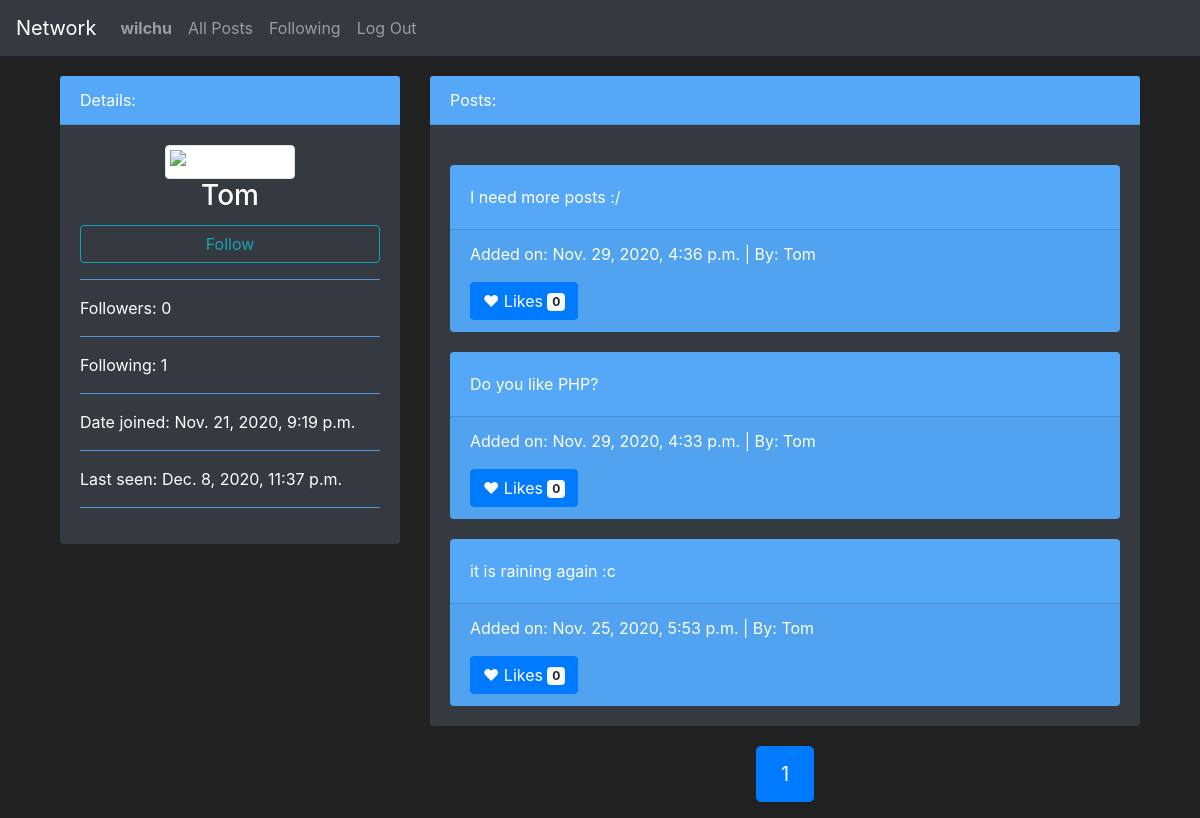
/profil/3 (signed in), run on the app's committed database.
### network/models.py (models this page shows, shortened)
class User(AbstractUser):
    followers = models.IntegerField(default=0)
    following = models.IntegerField(default=0)

class Posts(models.Model):
    post_owner = models.ForeignKey(User, on_delete=models.CASCADE, related_name="post_owner")
    post_content = models.CharField(max_length=2000)
    post_date = models.DateTimeField(auto_now_add=True)

### network/views.py (the view, shortened to what this page needs)
# urls.py: path("profil/<int:userID>", views.profil, name="profil"),
def profil(request, userID):
    try:
        get_user = User.objects.get(pk=int(userID))
    except ObjectDoesNotExist:
        return HttpResponseNotFound('<h1>User not found</h1>')
    if request.user.is_authenticated:
        follower = User.objects.get(pk=int(request.user.id))
        follow_object = Follows.objects.filter(follower = follower).filter(target = get_user)
        if follow_object:
            is_following = True
        else:
            is_following = False
    else:
        is_following = False
    all_posts = Posts.objects.all().filter(post_owner = get_user).order_by('-post_date')
    page = pagination(request, all_posts, 10)
    return render(request, 'network/profil.html', {
        'user_id': get_user.id,
        'user_nickname': get_user.username,
        'user_followers': get_user.followers,
        'user_following': get_user.following,
        'user_joined': get_user.date_joined,
        'user_seen': get_user.last_login,
        'user_posts': page,
        "follow_status": is_following,
        "user_likes": getAllLikes(request)
    })

### network/views.py (called while the page is built)
def pagination(request, data_object, results):
    paginator = Paginator(data_object, results)
    try:
        paginator_result = paginator.page(request.GET.get('page', 1))
    except EmptyPage:
        paginator_result = paginator.page(1)
    return paginator_result

def getAllLikes(request):
    if request.user.is_authenticated:
        all_likes = []
        likes = Likes.objects.all().filter(who_liked = request.user)
        for like in likes:
            all_likes.append(like.post.id)
        return all_likes
    else:
        return []

### network/templates/network/profil.html (shortened to what this page needs)
{% extends "network/layout.html" %}
{% block body %}
    <section>
        <div class="container">
            <div class="row">
                <div class="col-md-4">
                    <div class="card text-white bg-dark mb-3">
                        <div class="card-header">Details:</div>
                        <div class="card-body">
                          <div class="text-center">
                            <img src="https://cdn.pixabay.com/photo/2015/10/05/22/37/blank-profile-picture-973460_960_720.png" width="200px;"class="img-thumbnail" alt="Icon of a user">
                            <h3 class="card-title">{{ user_nickname }}</h3>
                          </div>
                          {% if user_nickname != user.username and user.is_authenticated %}
                            <form action="{% url 'profil' user_id %}" method="POST">
                              {% if follow_status == False %}
                                <button type="submit" name="action" value="follow" class="btn btn-outline-info btn-block">Follow</button>
                              {% else %}
                                <button type="submit" name="action" value="unfollow" class="btn btn-outline-info btn-block">Unfollow</button>
                              {% endif %}
                            </form>
                          {% endif %}
                          <hr>
                          <p class="card-text">Followers: {{ user_followers }}</p>
                          <hr>
                          <p class="card-text">Following: {{ user_following }}</p>
                          <hr>
                          <p class="card-text">Date joined: {{ user_joined }}</p>
                          <hr>
                          <p class="card-text">Last seen: {{ user_seen }}</p>
                          <hr>
                        </div>
                      </div>
                </div>
                <div class="col-md-8">
                    <div class="card text-white bg-dark mb-3">
                        <div class="card-header">Posts:</div>
                        <div class="card-body">
                           {% for post in user_posts %}
                              <div class="card bg-blue text-white">
                                <div class="card-body">
                                  <p class="card-text">{{ post.post_content }}</p>
                                </div>
                                <div class="card-footer">
                                  <p>Added on: {{ post.post_date }} | By: {{ post.post_owner }}</p>
                                  <button type="button" class="btn btn-primary like" data-postid="{{ post.id }}">
                                    {% if post.id in user_likes %}
                                      <span class="liked">&hearts;</span>
                                    {% else %}
                                    <span>&hearts;</span>
                                    {% endif %}
                                    Likes <span class="badge badge-light">{{ post.likes_set.count }}</span>
                                  </button>
                                </div>
                              </div>
                              {% empty %}
                              <h4>No posts to display yet.</h4>
                           {% endfor %}
                        </div>
                      </div>
                      <section style="margin-top: 20px;">
                        <nav aria-label="Posts pagination">
                          <ul class="pagination justify-content-center pagination-lg">
                            {% for page in user_posts.paginator.page_range %}
                              <li class="page-item {% if page == user_posts.number %} active {% endif %}">
                                <a class="page-link" href="{% url 'profil' user_id %}?page={{ page }}">{{ page }}</a>
                              </li>
                            {% endfor %}
                          </ul>
                        </nav>
                      </section>
                </div>
            </div>
        </div>
    </section>
{% endblock %}

### network/templates/network/layout.html (shortened to what this page needs)
{% load static %}
<!DOCTYPE html>
<html lang="en">
    <head>
        <link rel="stylesheet" href="https://stackpath.bootstrapcdn.com/bootstrap/4.4.1/css/bootstrap.min.css">
        <link href="{% static 'network/styles.css' %}" rel="stylesheet">
    </head>
    <body>
        <nav class="navbar navbar-expand-lg navbar-dark bg-dark">
            <a class="navbar-brand" href="#">Network</a>
            <div>
              <ul class="navbar-nav mr-auto">
                {% if user.is_authenticated %}
                    <li class="nav-item">
                        <a class="nav-link" href="{% url 'profil' user.id %}"><strong>{{ user.username }}</strong></a>
                    </li>
                {% endif %}
                <li class="nav-item">
                  <a class="nav-link" href="{% url 'index' %}">All Posts</a>
                </li>
                {% if user.is_authenticated %}
                    <li class="nav-item">
                        <a class="nav-link" href="{% url 'following' %}">Following</a>
                    </li>
                    <li class="nav-item">
                        <a class="nav-link" href="{% url 'logout' %}">Log Out</a>
                    </li>
                {% endif %}
              </ul>
            </div>
          </nav>
        <div class="body container">
            {% block body %}
            {% endblock %}
        </div>
    </body>
</html>

### network/static/network/styles.css (style rules this page uses)
body { background-color: #212121; color: #fff !important; }
.card { margin-top: 20px; border: none; }
.card-header, hr, .bg-blue { background-color: #54a8f7 !important; }
.page-link { color: #fff; background-color: #323232; border-color: #121212; }

### data on the page
User: username "wilchu"
User: username "Tom", date_joined "Nov. 21, 2020, 9:19 p.m.", last_login "Dec. 8, 2020, 11:37 p.m."
Posts: post_content "I need more posts :/", post_date "Nov. 29, 2020, 4:36 p.m.", post_owner "Tom", likes_set.count "0"
Posts: post_content "Do you like PHP?", post_date "Nov. 29, 2020, 4:33 p.m.", post_owner "Tom", likes_set.count "0"
Posts: post_content "it is raining again :c", post_date "Nov. 25, 2020, 5:53 p.m.", post_owner "Tom", likes_set.count "0"

### other printed values
{{ user_followers }} "0"
{{ user_following }} "1"
{{ page }} "1"
